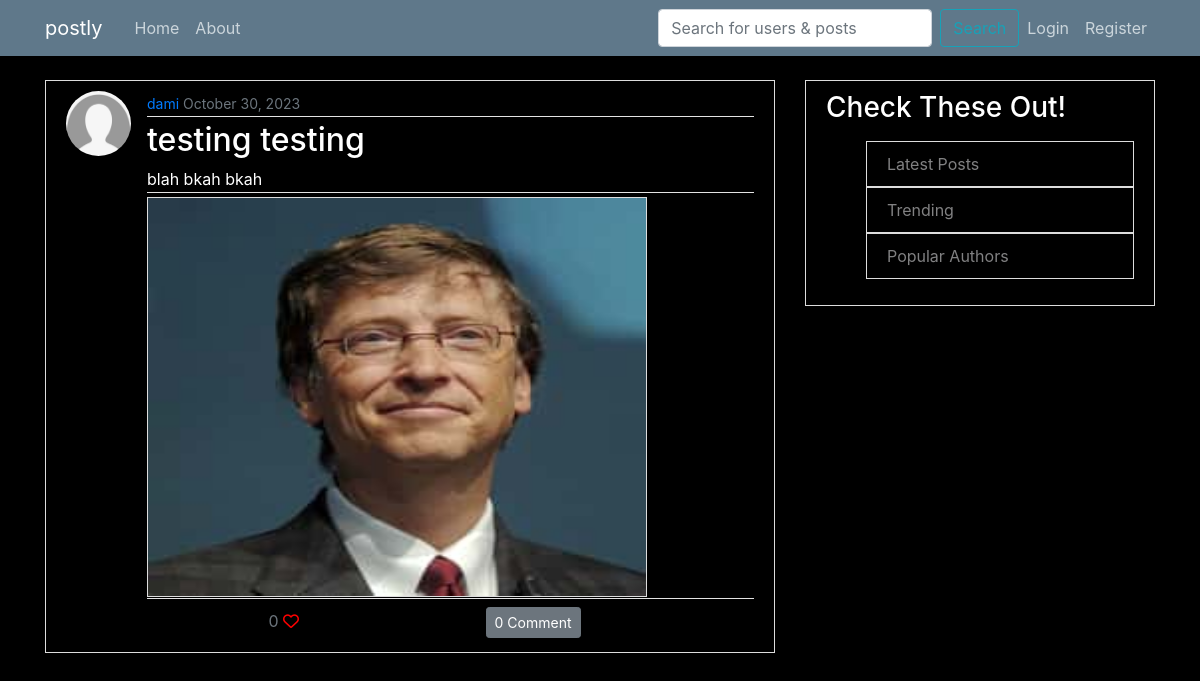
Page /post/51/ on the committed database.
### blog/models.py (models this page shows, shortened)
class Post(models.Model):
    title = models.CharField(max_length=100)
    image = models.ImageField(default='post_default.jpg', upload_to='post_pics')
    content = models.TextField()
    date_posted = models.DateTimeField(default=timezone.now)
    author = models.ForeignKey(User, on_delete=models.CASCADE)
    likes = models.ManyToManyField(User, related_name='post_likes', blank=True)
    def number_of_likes(self):
        return self.likes.count()
    def number_of_comments(self):
        return self.comments.count()

### users/models.py (models this page shows, shortened)
class Profile(models.Model):
    user = models.OneToOneField(User, on_delete=models.CASCADE)
    follows = models.ManyToManyField("self",
         related_name = 'followed_by',
         symmetrical = False,
         blank = True)
    image = models.ImageField(default='default.jpg', upload_to='profile_pics')
    bio = models.TextField()

### blog/views.py (the view)
# urls.py: path('post/<int:pk>/', PostDetailView.as_view(), name='post-detail'),
class PostDetailView(DetailView):
    model = Post

### blog/templates/blog/post_detail.html (shortened to what this page needs)
{% extends 'blog/base.html' %}
{% block content %}
    <article class="media content-section">
      <img class="rounded-circle  article-img"  src="{{ object.author.profile.image.url }}" alt="media/default.jpg">
      <div class="media-body">
        <div class="article-metadata">
          <small class="text-muted" style="display:inline; margin-inline-end: 50%;">
            <a  href="{% url 'profile' object.author.username %}">{{ object.author }}</a>
            {{ object.date_posted|date:"F d, Y" }}
          </small>
        </div>
        <h2 class="article-title" >{{ object.title }}</h2>
        <p class="article-content article-metadata">{{ object.content }}</p>
        {% if post.image == 'post_default.jpg' %}
        {% else %}
          <div class="article-metadata" >
            <img class="img-fluid image" src="{{ object.image.url }}">
          </div>
        {% endif %}
        <p style="display:inline; margin-inline-start: 20%; margin-inline-end: 30%;">
          {% if user in object.likes.all %}
            <a class="like-btn text-muted" data-href="{% url 'post_like_api' object.id %}" data-likes="{{ object.number_of_likes }}" href="">{{ object.number_of_likes }} <i class="fa-solid fa-heart" style="color:red"></i></a>
          {% else %}
            <a class="like-btn text-muted" data-href="{% url 'post_like_api' object.id %}" data-likes="{{ object.number_of_likes }}" href="">{{ object.number_of_likes }} <i class="fa fa-heart-o" style="color:red"></i></a>
          {% endif %}
        </p>
        {% if post.number_of_comments > 1 %}
          <a class="btn btn-secondary btn-sm mt-1 mb-1" href="{% url 'comments' post.id %}">{{ object.number_of_comments }} Comments</a>
        {% else %}
          <a class="btn btn-secondary btn-sm mt-1 mb-1" href="{% url 'comments' post.id %}">{{ object.number_of_comments }} Comment</a>
        {% endif %}
      </div>
    </article>
{% endblock content %}

### blog/static/blog/main.css (style rules this page uses)
body { background: black; color: #333333; margin-top: 5rem; }
h1, h2, h3, h4, h5, h6, p { color: white; }
.content-section { background: black; padding: 10px 20px; border: 1px solid #dddddd; }
.article-title { color: white; }
.article-content { white-space: pre-line; }
.article-img { height: 65px; width: 65px; margin-right: 16px; }
.image { height: 400px; width: 500px; border: 1px solid #dddddd; }
.article-metadata { padding-bottom: 1px; margin-bottom: 4px; border-bottom: 1px solid #e3e3e3 }

### rows in the picture
Post: author.profile.image (placeholder picture), author "dami", date_posted "October 30, 2023", title "testing testing", content "blah bkah bkah", image (picture), number_of_likes "0", number_of_comments "0"
